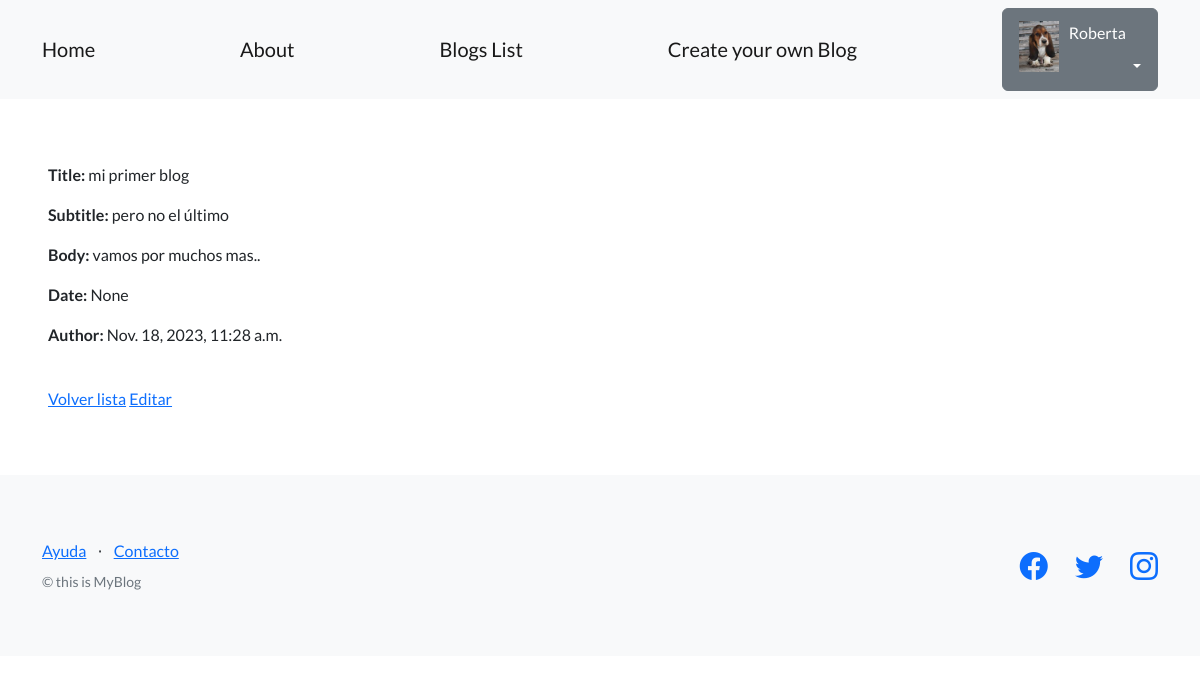
The app's page /blogs/pages/1/ (signed in) with its own data.
### perfiles/models.py (models this page shows, shortened)
class Avatar(models.Model):
    user = models.OneToOneField(User, on_delete=models.CASCADE, null=True)
    imagen = models.ImageField(upload_to='avatares', null=True, blank=True)

### AppBlogs/models.py (models this page shows, shortened)
class Articles(models.Model):
    title = models.CharField(max_length=256)
    subTitle = models.CharField(max_length=256)
    body = models.CharField(max_length=256)
    author = models.CharField(max_length=20, blank=True, null=True)
    date = models.DateTimeField(default=datetime.now)
    image = models.CharField(max_length=32)
    creador = models.ForeignKey(User, on_delete=models.SET_NULL, null=True)

### AppBlogs/views.py (the view)
# urls.py: path("pages/<int:pk>/", ArticlesDetailView.as_view(), name="ver_articles"),
class ArticlesDetailView( DetailView):
    model = Articles
    success_url = reverse_lazy('list_articless')

### AppBlogs/templates/AppBlogs/articles_detail.html
{% extends "base.html" %}
{% block contenido %}
<p>
  <strong>Title:</strong> {{object.title}}
</p>
<p>
  <strong>Subtitle:</strong> {{object.subTitle}}
</p>
<p>
  <strong>Body:</strong> {{object.body}}
</p>
<p>
  <strong>Date:</strong> {{object.author}}
</p>
<p>
  <strong>Author:</strong> {{object.date}}
</p>
<br>
<a href="{% url 'list_articless' %}">Volver lista</a>
<a href="{% url 'edit_articles' object.id %}">Editar</a>
{% endblock contenido %}

### templates_base/base.html (shortened to what this page needs)
{% load static %}
<!DOCTYPE html>
<html lang="en">
    <head>
        <link href="https://cdn.jsdelivr.net/npm/bootstrap-icons@1.5.0/font/bootstrap-icons.css" rel="stylesheet" type="text/css" />
        <link href="{% static 'css/styles.css' %}" rel="stylesheet" />
    </head>
    <body>
        <nav class="navbar navbar-light bg-light static-top">
            <div class="container">
                <a class="navbar-brand" href="{% url 'inicio' %}">Home</a>
                <a class="navbar-brand" href="{% url 'about'%}">About </a>
                <a class="navbar-brand" href="{% url 'list_articless' %}">Blogs List</a>
                <a class="navbar-brand"href="{% url 'create_articles'%}" >Create your own Blog</a>
                {% if user.is_authenticated %}
                <div class="dropdown">
                    <button class="btn btn-secondary dropdown-toggle" type="button" id="dropdownMenuButton1" data-bs-toggle="dropdown" aria-expanded="false">
                        <div style="display: inline-flex;">
                            <img src="{{user.avatar.imagen.url}}" style="max-width:40px;margin-right: 10px;">
                            <span>{{ user.username }}</span>
                        </div>
                    </button>
                </div>
                {% else %}
                <a class="btn btn-primary" href="{% url 'login' %}">Inicio sesión</a>
                <a class="btn btn-success" href="{% url 'registro' %}">Registro</a>
                {% endif %}
            </div>
        </nav>
        <section style="padding:4rem 3rem;">
            {% block contenido %}
            {% endblock contenido %}
        </section>
        <footer class="footer bg-light">
            <div class="container">
                <div class="row">
                    <div class="col-lg-6 h-100 text-center text-lg-start my-auto">
                        <ul class="list-inline mb-2">
                            <li class="list-inline-item"><a href="#!">Ayuda</a></li>
                            <li class="list-inline-item">⋅</li>
                            <li class="list-inline-item"><a href="#!">Contacto</a></li>
                        </ul>
                        <p class="text-muted small mb-4 mb-lg-0">&copy; this is MyBlog</p>
                    </div>
                    <div class="col-lg-6 h-100 text-center text-lg-end my-auto">
                        <ul class="list-inline mb-0">
                            <li class="list-inline-item me-4">
                                <a href="https://www.facebook.com"><i class="bi-facebook fs-3"></i></a>
                            </li>
                            <li class="list-inline-item me-4">
                                <a href="https://twitter.com"><i class="bi-twitter fs-3"></i></a>
                            </li>
                            <li class="list-inline-item">
                                <a href="https://www.instagram.com"><i class="bi-instagram fs-3"></i></a>
                            </li>
                        </ul>
                    </div>
                </div>
            </div>
        </footer>
    </body>
</html>

### records on screen
Articles: title "mi primer blog", subTitle "pero no el último", body "vamos por muchos mas..", author "None", date "Nov. 18, 2023, 11:28 a.m."

### other values on screen
{{ user.username }} "Roberta"
